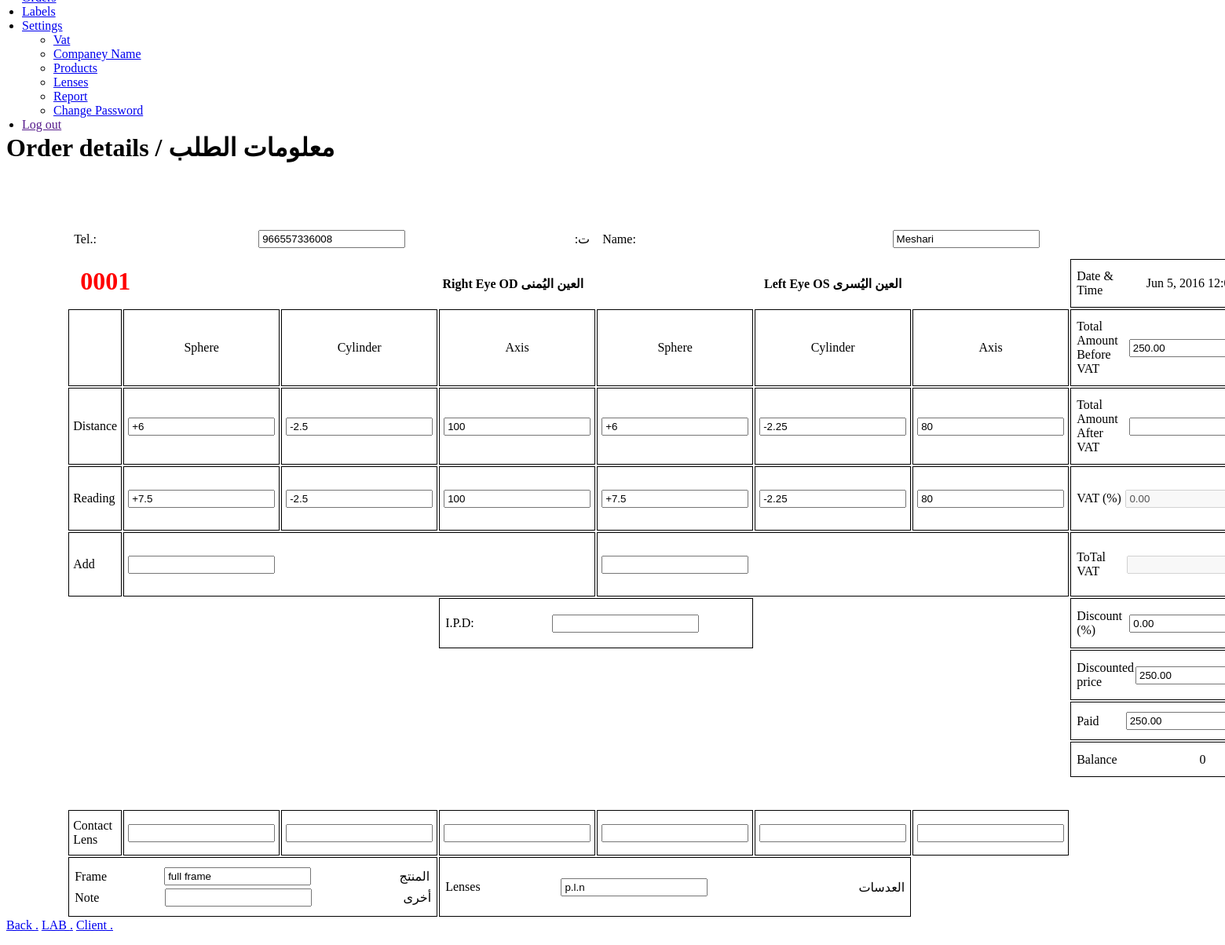
Page /order_details.php?id=1 (signed in) on the committed database.
### tables this page shows
CREATE TABLE `order` (
  `id` int(11) NOT NULL,
  `bill_number` int(4) UNSIGNED ZEROFILL NOT NULL,
  `bill_year` int(11) NOT NULL,
  `client_name` varchar(200) DEFAULT NULL,
  `client_phone` varchar(200) DEFAULT NULL,
  `price_total` decimal(10,2) DEFAULT NULL,
  `price_paid` decimal(10,2) DEFAULT NULL,
  `order_date` date DEFAULT NULL,
  `er_d_sphere` varchar(200) DEFAULT NULL,
  `er_d_cylinder` varchar(200) DEFAULT NULL,
  `er_d_axis` varchar(200) DEFAULT NULL,
  `er_r_sphere` varchar(200) DEFAULT NULL,
  `er_r_cylinder` varchar(200) DEFAULT NULL,
  `er_r_axis` varchar(200) DEFAULT NULL,
  `el_d_sphere` varchar(200) DEFAULT NULL,
  `el_d_cylinder` varchar(200) DEFAULT NULL,
  `el_d_axis` varchar(200) DEFAULT NULL,
  `el_r_sphere` varchar(200) DEFAULT NULL,
  `el_r_cylinder` varchar(200) DEFAULT NULL,
  `el_r_axis` varchar(200) DEFAULT NULL,
  `ipd` varchar(200) DEFAULT NULL,
  `frame` varchar(200) DEFAULT NULL,
  `note` varchar(200) DEFAULT NULL,
  `lenses` varchar(200) DEFAULT NULL,
  `er_add` varchar(200) DEFAULT NULL,
  `el_add` varchar(200) DEFAULT NULL,
  `price_full` decimal(10,2) DEFAULT NULL,
  `price_full_vat` varchar(255) DEFAULT NULL,
  `price_discount` decimal(10,2) DEFAULT NULL,
  `is_hidden` int(11) DEFAULT '0',
  `er_cl_sphere` varchar(200) DEFAULT NULL,
  `er_cl_cylinder` varchar(200) DEFAULT NULL,
  `er_cl_axis` varchar(200) DEFAULT NULL,
  `el_cl_sphere` varchar(200) DEFAULT NULL,
  `el_cl_cylinder` varchar(200) DEFAULT NULL,
  `el_cl_axis` varchar(200) DEFAULT NULL,
  `isOld` int(2) NOT NULL DEFAULT '1'
);

CREATE TABLE `vat` (
  `id` int(11) NOT NULL,
  `vat` decimal(10,2) NOT NULL
);

### inc/config.php (called while the page is built, shortened)
<?php
	require_once("functions.php");
	function getArabic($str) {
    	if(isset($GLOBALS["currLabels"][($str)]) && !empty($GLOBALS["currLabels"][($str)])) {
    		return $GLOBALS["currLabels"][($str)];
    	}
    	return "(ar)";
	}

### inc/functions.php (called while the page is built, shortened)
<?php
  	function db_query($query, $link = "link_db") {
    	$res = mysql_query($query) or db_error($query, mysql_errno(), mysql_error());
   		return $res;
  	}
  	function db_fetch_row($res) {
    	$array = mysql_fetch_array($res, MYSQL_ASSOC);
    	return $array;
  	}
	function convertDateTimeToTimeStamp($str) {
    	$temp = explode(" ", $str);
    	$date = $temp[0];
    	$date = explode("-", $date);
    	$day = intval($date[2]);
    	$month = intval($date[1]);
    	$year = intval($date[0]);
    	if(count($date) == 3)
    		return mktime($hour, $minute, $second, $month, $day, $year);
    	else
    		return 0;
    }
	function formatDateTime($dbDate) {
		$dateTimeStamp = convertDateTimeToTimeStamp($dbDate);
		return date(DATETIME_FORMAT, $dateTimeStamp);
	}
?>

### order_details.php (the view, shortened to what this page needs)
<?php require_once 'inc/config.php'; ?>
<?php
	$pageTitle = "Order details / ".getArabic('Order details');
	$order  = array();
	if(isset($_GET["id"])){
		$res = db_query("SELECT * FROM `order` WHERE id={$_GET["id"]}");
		$order = db_fetch_row($res);
	}
	$vat_select = "SELECT * FROM vat";
	$result = mysql_query($vat_select);
	$vat_fetch = mysql_fetch_assoc($result);
?>
<?php require_once 'inc/page_menu.php'; ?>
<link href="css/select2.min.css" rel="stylesheet" />
<div class="content-header">
	<div class="header-section">
		<h1><?php echo $pageTitle; ?></h1>
	</div>
</div>
<div class="block full block-alt-noborder" style="padding-top: 0px;">
	<form  method="post" class="form-horizontal form-bordered" id="OrderDetailsForm">
            <table class="print-table" style="margin-top: 50px;">
				<tr>
					<td class="noborder" style="width: 12%;"></td>
					<td class="noborder" style="width: 11%;"></td>
					<td class="noborder" style="width: 11%;"></td>
					<td class="noborder" style="width: 11%;"></td>
					<td class="noborder" style="width: 11%;"></td>
					<td class="noborder" style="width: 11%;"></td>
					<td class="noborder" style="width: 11%;"></td>
					<td class="noborder"></td>
				</tr>
				<tr>
					<td colspan="4" class="noborder">
						<table>
							<tr>
								<td style="width: 25%;">Tel.:</td>
								<td class="tc"><input type="text" class="form-control" required="true" name="client_phone" id="client_phone" alt="" value="<?php echo htmlentities($order["client_phone"]); ?>" /></td>
								<td class="rtl" style="width: 25%;"><?php echo getArabic('Tel')?>:</td>
							</tr>
						</table>
					</td>
					<td colspan="4" class="noborder">
						<table>
							<tr>
								<td style="width: 25%;">Name:</td>
								<td class="tc"><input type="text" class="form-control" name="client_name" id="client_name" alt="" value="<?php echo htmlentities($order["client_name"]); ?>" /></td>
								<td class="rtl" style="width: 25%;"><?php echo getArabic('Name')?>:</td>
							</tr>
						</table>
					</td>
				</tr>
				<tr>
					<th colspan="4" class="noborder" style="text-align: right;"><span style="float: left; color: red; font-size: 2em; line-height: 12px;"><?php echo htmlentities($order["bill_number"]); ?></span>Right Eye OD <?php echo getArabic('Right Eye OD')?></th>
					<th colspan="3" class="noborder">Left Eye OS <?php echo getArabic('Left Eye OS')?></th>
					<td>
						<table>
							<tr>
								<td style="width: 25%;">Date & Time</td>
								<td class="tc"><?php echo htmlentities(formatDateTime($order["order_date"])); ?></td>
							</tr>
						</table>
					</td>
				</tr>
				<tr>
					<td></td>
					<td class="tc">Sphere</td>
					<td class="tc">Cylinder</td>
					<td class="tc">Axis</td>
					<td class="tc">Sphere</td>
					<td class="tc">Cylinder</td>
					<td class="tc">Axis</td>
					<td>
						<table>
							<tr>
								<td style="width: 25%;">Total Amount Before VAT</td>
								<td><input type="text" class="form-control" required="true" name="price_full" id="price_full" alt="" value="<?php echo htmlentities($order["price_full"]); ?>" onchange="CalculateBalanceFromTotal()" /></td>
							</tr>
						</table>
					</td>
				</tr>
				<tr>
					<td>Distance</td>
					<td><input type="text" class="form-control" name="er_d_sphere" id="er_d_sphere" alt="" value="<?php echo htmlentities($order["er_d_sphere"]); ?>" /></td>
					<td><input type="text" class="form-control" name="er_d_cylinder" id="er_d_cylinder" alt="" value="<?php echo htmlentities($order["er_d_cylinder"]); ?>" /></td>
					<td><input type="text" class="form-control" name="er_d_axis" id="er_d_axis" alt="" value="<?php echo htmlentities($order["er_d_axis"]); ?>" /></td>
					<td><input type="text" class="form-control" name="el_d_sphere" id="el_d_sphere" alt="" value="<?php echo htmlentities($order["el_d_sphere"]); ?>" /></td>
					<td><input type="text" class="form-control" name="el_d_cylinder" id="el_d_cylinder" alt="" value="<?php echo htmlentities($order["el_d_cylinder"]); ?>" /></td>
					<td><input type="text" class="form-control" name="el_d_axis" id="el_d_axis" alt="" value="<?php echo htmlentities($order["el_d_axis"]); ?>" /></td>
					<td>
						<table>
							<tr>
								<td style="width: 25%;">Total Amount After VAT</td>
								<td><input type="text" class="form-control" required="true" name="vat" id="vat" alt="" value="" onchange="CalculateBalanceFromDiscount()" /></td>
							</tr>
						</table>
					</td>
				</tr>
				<tr>
					<td>Reading</td>
					<td><input type="text" class="form-control" name="er_r_sphere" id="er_r_sphere" alt="" value="<?php echo htmlentities($order["er_r_sphere"]); ?>" /></td>
					<td><input type="text" class="form-control" name="er_r_cylinder" id="er_r_cylinder" alt="" value="<?php echo htmlentities($order["er_r_cylinder"]); ?>" /></td>
					<td><input type="text" class="form-control" name="er_r_axis" id="er_r_axis" alt="" value="<?php echo htmlentities($order["er_r_axis"]); ?>" /></td>
					<td><input type="text" class="form-control" name="el_r_sphere" id="el_r_sphere" alt="" value="<?php echo htmlentities($order["el_r_sphere"]); ?>" /></td>
					<td><input type="text" class="form-control" name="el_r_cylinder" id="el_r_cylinder" alt="" value="<?php echo htmlentities($order["el_r_cylinder"]); ?>" /></td>
					<td><input type="text" class="form-control" name="el_r_axis" id="el_r_axis" alt="" value="<?php echo htmlentities($order["el_r_axis"]); ?>" /></td>
					<td>
						<table>
							<tr>
								<td style="width: 25%;">VAT (%)</td>
								<td><input type="text" class="form-control" alt="" value="<?php echo htmlentities($vat_fetch["vat"]); ?>" disabled/></td>
							</tr>
						</table>
					</td>
				</tr>
				<tr>
					<td>Add</td>
					<td colspan="3"><input type="text" class="form-control" name="er_add" id="er_add" alt="" value="<?php echo htmlentities($order["er_add"]); ?>" /></td>
					<td colspan="3"><input type="text" class="form-control" name="el_add" id="el_add" alt="" value="<?php echo htmlentities($order["el_add"]); ?>" /></td>
					<td>
						<table>
							<tr>
								<td style="width: 25%;">ToTal VAT</td>
								<td>
									<input type="text" class="form-control" alt="" value="<?php
									if($order["price_full_vat"] != ''){
									echo htmlentities($order["price_full"] * ($vat_fetch["vat"]/100));
								}  ?>" disabled/></td>
							</tr>
						</table>
					</td>
				</tr>
				<tr>
					<td colspan="3" class="noborder"></td>
					<td colspan="2">
						<table>
							<tr>
								<td style="width: 35%;">I.P.D:</td>
								<td><input type="text" class="form-control" name="ipd" id="ipd" alt="" value="<?php echo htmlentities($order["ipd"]); ?>" /></td>
							</tr>
						</table>
					</td>
					<td colspan="2" class="noborder"></td>
					<td>
						<table>
							<tr>
								<td style="width: 25%;">Discount (%)</td>
								<td><input type="text" class="form-control" required="true" name="price_discount" id="price_discount" alt="" value="<?php echo htmlentities($order["price_discount"]); ?>" onchange="CalculateBalanceFromDiscount()" /></td>
							</tr>
						</table>
					</td>
					<tr>
						<td colspan="7" style="border: none;"></td>
						<td>
							<table>
								<tr>
									<td style="width: 25%;">Discounted price</td>
									<td><input type="text" class="form-control" required="true" name="price_total" id="price_total" alt="" value="<?php echo htmlentities($order["price_total"]); ?>" onchange="CalculateBalanceFromFinal()" /></td>
								</tr>
							</table>
						</td>
					</tr>
					<tr>
					<td colspan="7" style="border: none;"></td>
					<td>
						<table>
							<tr>
								<td style="width: 25%;">Paid</td>
								<td><input type="text" class="form-control" required="true" name="price_paid" id="price_paid" alt="" value="<?php echo htmlentities($order["price_paid"]); ?>" onchange="CalculateBalance()" /></td>
							</tr>
						</table>
					</td>
					</tr>
					<tr>
						<td colspan="7" style="border: none;"></td>
						<td>
							<table>
								<tr>
									<td style="width: 25%;">Balance</td>
									<td class="tc"><span id="Balance"><?php echo $order["price_total"]-$order["price_paid"]; ?></span></td>
								</tr>
							</table>
						</td>
					</tr>
				</tr>
				<tr>
					<td colspan="3" class="noborder">&nbsp;</td>
				</tr>
				<tr>
					<td>Contact Lens</td>
					<td><input type="text" class="form-control" name="er_cl_sphere" id="er_cl_sphere" alt="" value="<?php echo htmlentities($order["er_cl_sphere"]); ?>" /></td>
					<td><input type="text" class="form-control" name="er_cl_cylinder" id="er_cl_cylinder" alt="" value="<?php echo htmlentities($order["er_cl_cylinder"]); ?>" /></td>
					<td><input type="text" class="form-control" name="er_cl_axis" id="er_cl_axis" alt="" value="<?php echo htmlentities($order["er_cl_axis"]); ?>" /></td>
					<td><input type="text" class="form-control" name="el_cl_sphere" id="el_cl_sphere" alt="" value="<?php echo htmlentities($order["el_cl_sphere"]); ?>" /></td>
					<td><input type="text" class="form-control" name="el_cl_cylinder" id="el_cl_cylinder" alt="" value="<?php echo htmlentities($order["el_cl_cylinder"]); ?>" /></td>
					<td><input type="text" class="form-control" name="el_cl_axis" id="el_cl_axis" alt="" value="<?php echo htmlentities($order["el_cl_axis"]); ?>" /></td>
				<tr>
					<td colspan="3">
						<table>
							<tr>
								<td style="width: 25%;">Frame</td>
								<?php if($order['isOld'] == 1){ ?>
								<td><input type="text" class="form-control" name="frame" id="frame" alt="" value="<?php echo htmlentities($order["frame"]); ?>" /></td>
								<?php } ?>
								<td class="rtl" style="width: 25%;"><?php echo getArabic('Frame')?></td>
							</tr>
						</table>
						<table>
							<tr>
								<td style="width: 25%;">Note</td>
								<td><input type="text" class="form-control" name="note" id="note" alt="" value="<?php echo htmlentities($order["note"]); ?>" /></td>
								<td class="rtl" style="width: 25%;"><?php echo getArabic('note')?></td>
							</tr>
						</table>
					</td>
					<td colspan="3">
						<table>
							<tr>
								<td style="width: 25%;">Lenses</td>
								<?php if($order['isOld'] == 1){ ?>
								<td><input type="text" class="form-control" name="lenses" id="lenses" alt="" value="<?php echo htmlentities($order["lenses"]); ?>" /></td>
								<?php } ?>
								<td class="rtl" style="width: 25%;"><?php echo getArabic('Lenses')?></td>
							</tr>
						</table>
					</td>
				</tr>
            </table>
		<div class="form-group form-actions">
			<?php if($order['isOld'] == 1){ ?>
			<div class="col-md-9 col-md-offset-3">
				<a href="#" onclick="loadPage('home.php'); return false;" data-toggle="tooltip" data-html="true" title="Back <?php echo getArabic('Back')?>" class="btn btn-warning"><i class="fa fa-arrow-left"></i> Back <?php echo getArabic('Back')?></a>
				<a href="order_print_full_old.php?id=<?php echo htmlentities($order["id"]); ?>" onclick="printUrl('order_print_full_old.php?id=<?php echo $order["id"]; ?>'); return false;" target="_blank" data-toggle="tooltip" data-html="true" title="Print1(Full Table) <?php echo getArabic('Print1(Full Table)')?>" class="btn btn-info"><i class="fa fa-print"></i> LAB <?php echo getArabic('Print1(Full Table)')?></a>
				<a href="order_print_price_old.php?id=<?php echo htmlentities($order["id"]); ?>" onclick="printUrl('order_print_price_old.php?id=<?php echo $order["id"]; ?>'); return false;" target="_blank" data-toggle="tooltip" data-html="true" title="Print2(Price Table) <?php echo getArabic('Print2(Price Table)')?>" class="btn btn-info"><i class="fa fa-print"></i> Client <?php echo getArabic('Print2(Price Table)')?></a>
			</div>
			<?php } ?>
		</div>
	</form>
</div>

### inc/page_menu.php
<header class="navbar navbar-default" style="margin: -20px;">
   <div id="horizontal-menu-collapse" class="collapse navbar-collapse">
		<ul class="nav navbar-nav">
			<li>
				<a href="#" onclick="loadPage('home.php'); return false;">Orders</a>
			</li>
			<li>
				<a href="#" onclick="loadPage('label.php'); return false;">Labels</a>
			</li>
			<li class="dropdown">
				<a href="#" class="drop-btn">Settings</a>
					<ul class="dropdown-content">
						<li>
							<a href="#" onclick="loadPage('vat.php'); return false;">Vat</a>
						</li>
						<li>
							<a href="#" onclick="loadPage('company.php'); return false;">Companey Name</a>
						</li>
						<li>
							<a href="#" onclick="loadPage('product.php'); return false;">Products</a>
						</li>
						<li>
							<a href="#" onclick="loadPage('lense.php'); return false;">Lenses</a>
						</li>
						<li>
							<a href="#" onclick="loadPage('chart.php'); return false;">Report</a>
						</li>
						<li>
							<a href="<?php echo SITE_URL; ?>3A1773F06826A2D4F882E9334089E3F4.php">Change Password</a>
						</li>
					</ul>
			<li>
				<a href="" onclick="loadPage('login.php?logout=true'); return false;">Log out</a>
			</li>
		</ul>
	</div>
</header>

### order_details.php (style rules this page uses)
.print-table { width: 90%; margin: 0 5%; }
.print-table td { border: 1px solid; padding: 10px 5px; }
.print-table th { border: 1px solid; padding: 10px 15px; }
.print-table td.noborder, .print-table th.noborder { border: none; }
.print-table table { width: 100%; }
.print-table table td { border: none; padding: 0; }
.print-table .tc { text-align: center; }
.print-table .form-control { padding: 2px 3px; }
.rtl { direction: rtl; }

### rows in the picture
order: client_phone "966557336008", client_name "Meshari", bill_number "0001", order_date "Jun 5, 2016…", price_full "250.00", er_d_sphere "+6", er_d_cylinder "-2.5", er_d_axis "100", el_d_sphere "+6", el_d_cylinder "-2.25", el_d_axis "80", er_r_sphere "+7.5", er_r_cylinder "-2.5", er_r_axis "100", el_r_sphere "+7.5", el_r_cylinder "-2.25", el_r_axis "80", price_discount "0.00", price_total "250.00", price_paid "250.00", $order["price_total"]-$order["price_paid"] "0", frame "full frame", lenses "p.l.n"
vat: vat "0.00"

### other values in the picture
$pageTitle "Order details / معلومات الطلب"
getArabic('Tel') "ت"
getArabic('Right Eye OD') "العين اليُمنى"
getArabic('Left Eye OS') "العين اليُسرى"
getArabic('Frame') "المنتج"
getArabic('note') "أخرى"
getArabic('Lenses') "العدسات"
getArabic('Back') "."
getArabic('Print1(Full Table)') "."
getArabic('Print2(Price Table)') "."
